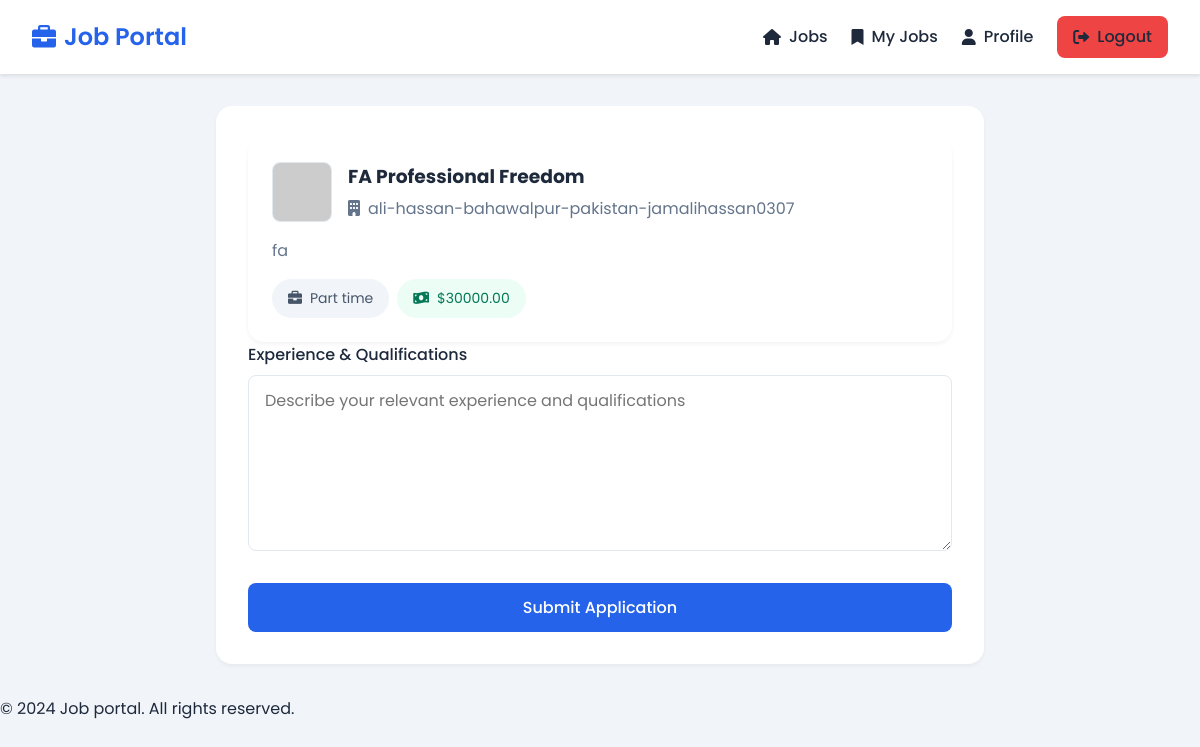
The app's page /apply-job/2/ (signed in) with its own data.
### myapp/models.py (models this page shows, shortened)
class Job(models.Model):
    title = models.CharField(max_length=100)
    description = models.TextField()
    company = models.CharField(max_length=100)
    logo = models.TextField(null=True, blank=True)
    jobType = models.CharField(max_length=50)
    salary = models.DecimalField(max_digits=10, decimal_places=2)
    createdAt = models.BigIntegerField()
    user = models.ForeignKey(User, on_delete=models.CASCADE)

### myapp/views.py (the view, shortened to what this page needs)
# urls.py: path('apply-job/<int:job_id>/', views.apply_job, name='apply_job'),
@login_required
def apply_job(request, job_id):
    job = get_object_or_404(Job, id=job_id)
    return render(request, 'apply_job.html', {'job': job})

### templates/apply_job.html (shortened to what this page needs)
{% extends 'base.html' %}
{% block content %}
<div class="container">
  <div class="profile-container">
    <div class="job-card">
      <div class="job-card-header">
        <div class="job-logo">
          <img src="{{ job.logo|default:'https://via.placeholder.com/60' }}"
               alt="{{ job.company }}"
               onerror="this.src='https://via.placeholder.com/60'">
        </div>
        <div class="job-title">
          <h3>{{ job.title }}</h3>
          <div class="job-company">
            <i class="fas fa-building"></i>
            {{ job.company }}
          </div>
        </div>
      </div>
      <div class="job-body">
        <p class="job-description">{{ job.description }}</p>
        <div class="job-meta">
          <div class="job-tags">
            <span class="job-tag">
              <i class="fas fa-briefcase"></i>
              {{ job.jobType }}
            </span>
            <span class="job-tag salary-tag">
              <i class="fas fa-money-bill-wave"></i>
              ${{ job.salary }}
            </span>
          </div>
        </div>
      </div>
    </div>
    <form method="POST" class="mt-4">
      <div class="form-group">
        <label for="experience">Experience & Qualifications</label>
        <textarea
          id="experience"
          name="experience"
          rows="6"
          placeholder="Describe your relevant experience and qualifications"
          required
        ></textarea>
      </div>
      <button type="submit" class="submit-btn">Submit Application</button>
    </form>
  </div>
</div>
{% endblock %}

### static/css/styles.css (style rules this page uses)
* { margin: 0; padding: 0; box-sizing: border-box; font-family: "Poppins", sans-serif; }
:root { --primary-color: #2563eb; --secondary-color: #1e40af; --background-color: #f1f5f9; --text-color: #1e293b; --gray-light: #e2e8f0; --white: #ffffff; }
body { background-color: var(--background-color); color: var(--text-color); line-height: 1.6; }
.form-group { margin-bottom: 1.5rem; }
.form-group label { display: block; margin-bottom: 0.5rem; color: var(--text-color); font-weight: 500; }
input, select, textarea { width: 100%; padding: 0.75rem 1rem; border: 1px solid var(--gray-light); border-radius: 0.5rem; font-size: 1rem; transition: border-color 0.3s; }
.submit-btn { width: 100%; padding: 0.75rem; background: var(--primary-color); color: var(--white); border: none; border-radius: 0.5rem; font-size: 1rem; font-weight: 500; cursor: pointer; transition: background-color 0.3s; }
.job-card { background: var(--white); border-radius: 1rem; padding: 1.5rem; box-shadow: 0 2px 4px rgba(0, 0, 0, 0.05); }
.job-card-header { display: flex; gap: 1rem; margin-bottom: 1rem; }
.job-logo { width: 60px; height: 60px; border-radius: 0.5rem; overflow: hidden; display: flex; align-items: center; justify-content: center; background: var(--white); border: 1px solid var(--gray-light); }
.job-logo img { width: 100%; height: 100%; object-fit: contain; }
.job-title h3 { margin-bottom: 0.25rem; color: var(--text-color); }
.job-company { color: #64748b; display: flex; align-items: center; gap: 0.5rem; }
.job-description { color: #64748b; margin-bottom: 1rem; display: -webkit-box; -webkit-line-clamp: 3; -webkit-box-orient: vertical; overflow: hidden; }
.job-meta { margin-top: 1rem; }
.job-tags { display: flex; gap: 0.5rem; flex-wrap: wrap; }
.job-tag { background: #f1f5f9; color: #475569; padding: 0.5rem 1rem; border-radius: 2rem; font-size: 0.875rem; display: flex; align-items: center; gap: 0.5rem; }
.salary-tag { background: #ecfdf5; color: #047857; }
.container { max-width: 800px; margin: 2rem auto; padding: 0 1rem; }
.profile-container { background: var(--white); border-radius: 1rem; padding: 2rem; box-shadow: 0 2px 4px rgba(0, 0, 0, 0.05); }

### records on screen
Job: title "FA Professional Freedom", company "ali-hassan-bahawalpur-pakistan-jamalihassan0307", description "fa", jobType "Part time", salary "30000.00"
